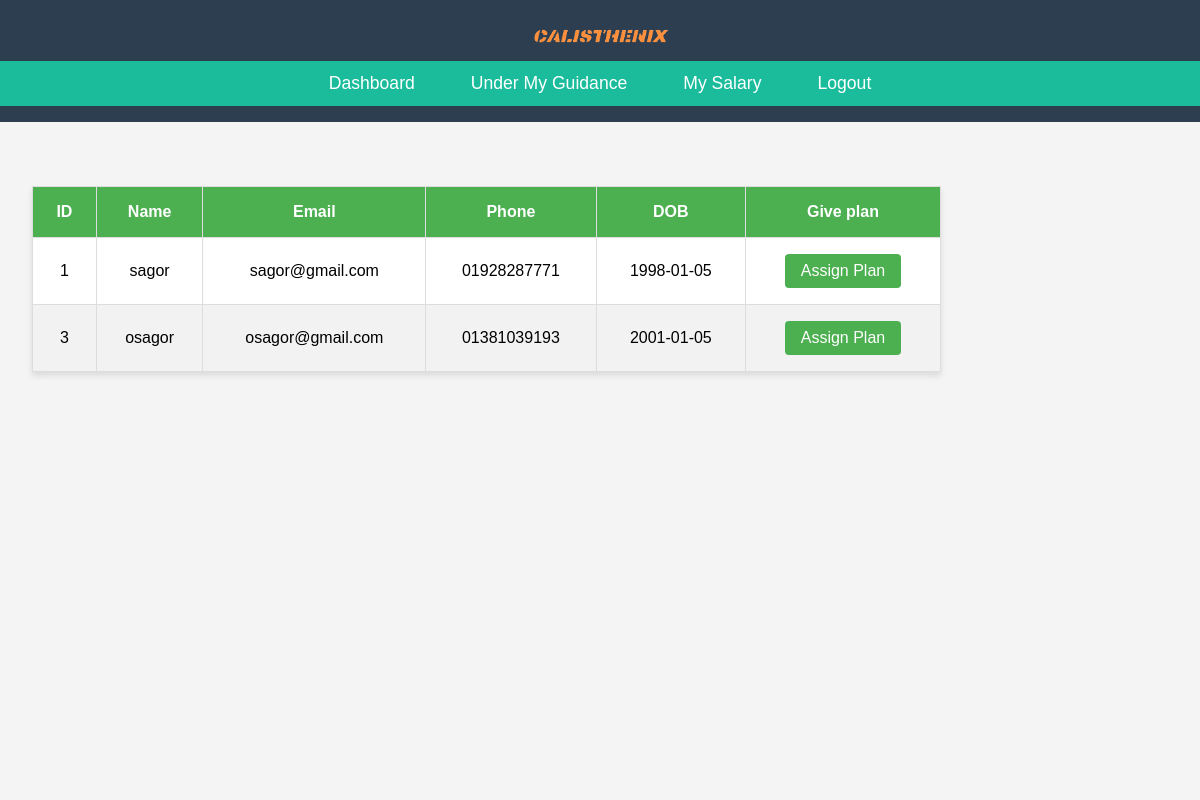
The page /under_my_guidance.php (signed in) on the database its author committed.
### tables this page shows
CREATE TABLE `members` (
  `id` int(11) NOT NULL,
  `name` varchar(100) NOT NULL,
  `email` varchar(100) NOT NULL,
  `phone` varchar(15) NOT NULL,
  `dob` date NOT NULL,
  `password` varchar(255) NOT NULL,
  `created_at` timestamp NOT NULL DEFAULT current_timestamp()
);

### under_my_guidance.php (the view, shortened to what this page needs)
<?php
$servername = "localhost";
$username = "root";
$password = "";
$dbname = "CalistheniX_db";
$conn = new mysqli($servername, $username, $password, $dbname);
$trainer_id = $_SESSION['trainer_id'];
$sql = "SELECT m.id, m.name, m.email, m.phone, m.dob
        FROM members m
        JOIN member_trainer mt ON m.id = mt.member_id
        WHERE mt.trainer_id = ?";
$stmt = $conn->prepare($sql);
$stmt->bind_param("i", $trainer_id);
$stmt->execute();
$result = $stmt->get_result();
?>
<!DOCTYPE html>
<html lang="en">
<head>
    <link rel="stylesheet" href="css/trainer_dashboard.css">
</head>
<body>
    <header>
        <div class="logo">
            <img src="images/CalistheniX.png" alt="Fitness Center Logo" class="logo-img">
        </div>
        <nav>
            <ul>
                <li><a href="trainer_dashboard.php">Dashboard</a></li>
                <li><a href="under_my_guidance.php">Under My Guidance</a></li>
                <li><a href="my_salary.php">My Salary</a></li>
                <li><a href="trainer_login.php">Logout</a></li>
            </ul>
        </nav>
    </header>
    <main>
        <table border="1">
            <thead>
                <tr>
                    <th>ID</th>
                    <th>Name</th>
                    <th>Email</th>
                    <th>Phone</th>
                    <th>DOB</th>
                    <th>Give plan</th>
                </tr>
            </thead>
            <tbody>
                <?php while ($row = $result->fetch_assoc()): ?>
                    <tr>
                        <td><?php echo htmlspecialchars($row['id']); ?></td>
                        <td><?php echo htmlspecialchars($row['name']); ?></td>
                        <td><?php echo htmlspecialchars($row['email']); ?></td>
                        <td><?php echo htmlspecialchars($row['phone']); ?></td>
                        <td><?php echo htmlspecialchars($row['dob']); ?></td>
                        <td>
                            <form action="assign_plan.php" method="POST">
                                <button type="submit">Assign Plan</button>
                            </form>
                        </td>
                    </tr>
                <?php endwhile; ?>
            </tbody>
        </table>
    </main>
</body>
</html>

### css/trainer_dashboard.css (style rules this page uses)
body { margin: 0; padding: 0; font-family: Arial, sans-serif; display: flex; flex-direction: column; min-height: 100vh; }
header { background-color: #2c3e50; color: white; padding: 1rem 0; }
header .logo { text-align: center; }
header .logo img { max-width: 150px; }
nav { background-color: #1abc9c; }
nav ul { list-style: none; padding: 0; margin: 0; display: flex; justify-content: center; }
nav ul li { margin: 0 1rem; }
nav ul li a { text-decoration: none; color: white; font-size: 1.1rem; padding: 0.75rem; display: block; }
main { flex: 1; padding: 2rem; background-color: #f4f4f4; }

### under_my_guidance.php (style rules this page uses)
table { width: 80%; border-collapse: collapse; margin: 2rem 0; background-color: #ffffff; box-shadow: 0px 4px 6px rgba(0, 0, 0, 0.1); }
thead { background-color: #4CAF50; color: white; }
th, td { text-align: center; padding: 1rem; border: 1px solid #ddd; }
th { font-weight: bold; }
tr:nth-child(even) { background-color: #f2f2f2; }
button { background-color: #4CAF50; color: white; border: none; padding: 0.5rem 1rem; font-size: 1rem; cursor: pointer; border-radius: 4px; transition: background-color 0.3s ease; }

### rows shown on the page
members: id "1", name "sagor", email "sagor@gmail.com", phone "01928287771", dob "1998-01-05"
members: id "3", name "osagor", email "osagor@gmail.com", phone "01381039193", dob "2001-01-05"
